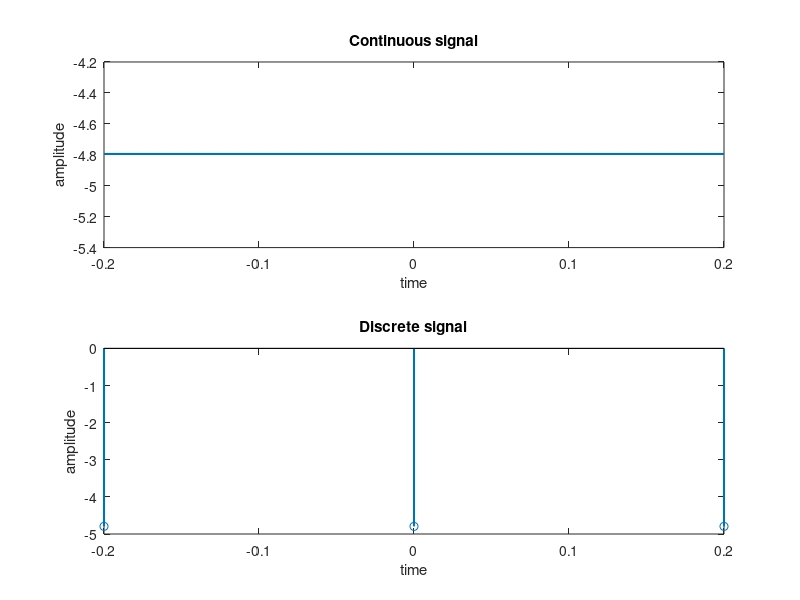

MATLAB code to generate this figure:
amplitude = input('Enter the amplitude:: ');
freq= input('Enter the frequency:: ');
phase = input(' Enter the phase:: ');
sampling = input('Enter the sampling frequency:: ');

t=(-1/freq:1/(sampling):1/freq);

X= 2*pi*freq*t+ phase
wave= amplitude*sin(X);
subplot(2,1,1);
plot(t,wave,'LineWidth',1.5);
title('Continuous signal');
xlabel('time')
ylabel('amplitude')

subplot(2,1,2)
stem(t,wave,'LineWidth',1.5);
title('Discrete signal');
xlabel('time')
ylabel('amplitude')